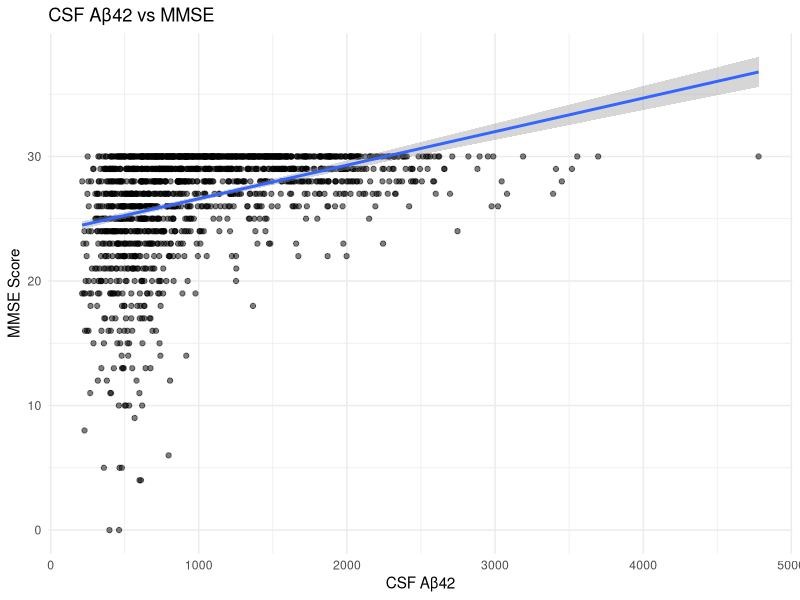
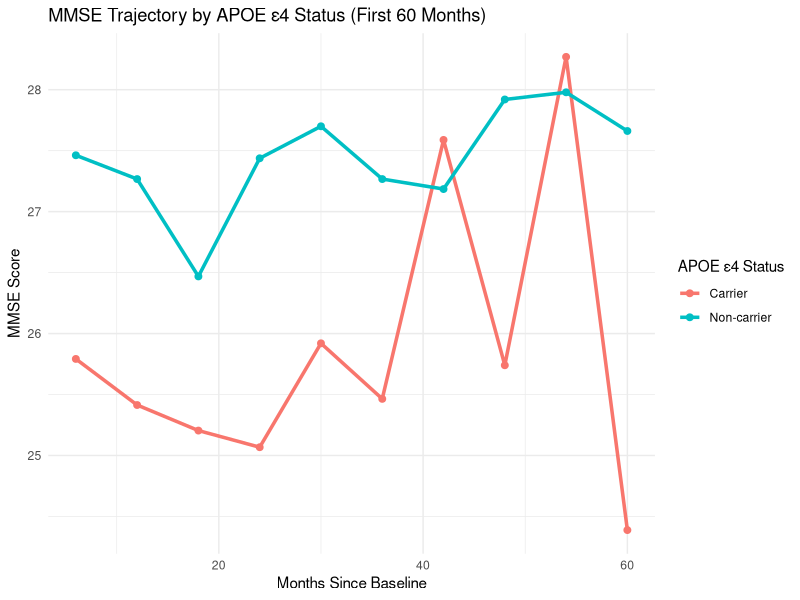

Reproduce these figures in R, in order.
# ADNI Exploratory Data Analysis (EDA)
# Group 7 (Brain Bugs)
# Author: Paa Kwesi Danso
# Date: Feb 2026
#
# Purpose:
#   1) Analysis 1: CSF Aβ42 vs MMSE
#   2) Analysis 2: APOE ε4 status vs MMSE trajectories (first 60 months)

library(tidyverse)

# Set working directory (same as your script)
setwd("C:/Users/quacy/Downloads/ADNI_EDA_data")

# Load Data (All 6 Tables)

adas       <- read_csv("All_Subjects_ADAS_17Feb2026.csv", show_col_types = FALSE)
apoe       <- read_csv("All_Subjects_APOERES_17Feb2026.csv", show_col_types = FALSE)
cdr        <- read_csv("All_Subjects_CDR_17Feb2026.csv", show_col_types = FALSE)
mmse       <- read_csv("All_Subjects_MMSE_17Feb2026.csv", show_col_types = FALSE)
demog      <- read_csv("All_Subjects_PTDEMOG_17Feb2026.csv", show_col_types = FALSE)
biomarkers <- read_csv("All_Subjects_UPENNBIOMK_ROCHE_ELECSYS_17Feb2026.csv", show_col_types = FALSE)

# Helper: VISCODE2 -> months
# bl -> 0, m06 -> 6, m12 -> 12

viscode_to_months <- function(v) {
  case_when(
    v == "bl" ~ 0,
    str_detect(v, "^m\\d+$") ~ as.numeric(str_remove(v, "m")),
    TRUE ~ NA_real_
  )
}

# Analysis 1: CSF Aβ42 vs MMSE (matched by RID + VISCODE2)

analysis1 <- mmse %>%
  select(RID, VISCODE2, MMSCORE) %>%
  inner_join(
    biomarkers %>% select(RID, VISCODE2, ABETA42),
    by = c("RID", "VISCODE2")
  ) %>%
  drop_na(MMSCORE, ABETA42)

cat("Analysis 1 rows (after merge + drop_na):", nrow(analysis1), "\n\n")

plot_analysis1 <- ggplot(analysis1, aes(x = ABETA42, y = MMSCORE)) +
  geom_point(alpha = 0.5) +
  geom_smooth(method = "lm", se = TRUE) +
  labs(
    title = "CSF Aβ42 vs MMSE",
    x = "CSF Aβ42",
    y = "MMSE Score"
  ) +
  theme_minimal()

print(plot_analysis1)




# Analysis 2: APOE ε4 status vs MMSE trajectories (0–60 months)

# APOE genotype does not change across visits, so keep one row per RID
apoe_status <- apoe %>%
  select(RID, GENOTYPE) %>%
  distinct() %>%
  mutate(
    apoe4_status = if_else(str_detect(GENOTYPE, "4"), "Carrier", "Non-carrier")
  )

analysis2 <- mmse %>%
  select(RID, VISCODE2, MMSCORE) %>%
  inner_join(apoe_status, by = "RID") %>%
  mutate(months = viscode_to_months(VISCODE2)) %>%
  drop_na(MMSCORE, months) %>%
  filter(months <= 60)

cat("Analysis 2 rows (after merge + drop_na, <=60 months):", nrow(analysis2), "\n\n")

plot_analysis2 <- ggplot(analysis2, aes(x = months, y = MMSCORE, color = apoe4_status)) +
  stat_summary(fun = mean, geom = "line", linewidth = 1.2) +
  stat_summary(fun = mean, geom = "point", size = 2) +
  labs(
    title = "MMSE Trajectory by APOE ε4 Status (First 60 Months)",
    x = "Months Since Baseline",
    y = "MMSE Score",
    color = "APOE ε4 Status"
  ) +
  theme_minimal()

print(plot_analysis2)


